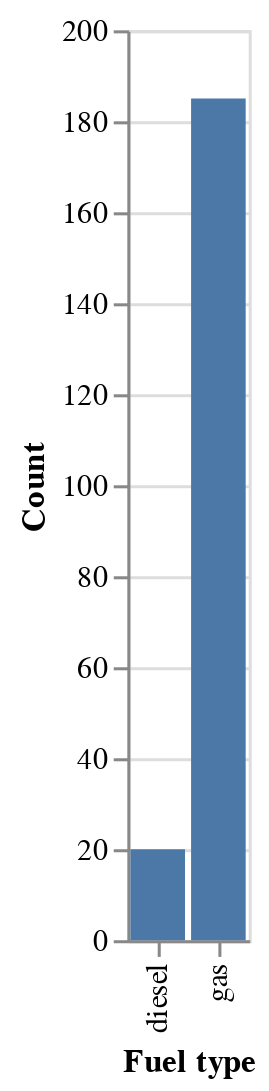

Here is the notebook cell this chart was saved with:
### Markdown cell above
Let's analyze the variable `fuel_type`, that has only two different values.

### Code cell
# Bar Chart of fuel_type
alt.Chart(df).mark_bar().encode(
    alt.X('fuel_type:N', title='Fuel type'),
    alt.Y('count()', title='Count')
)

### Figure 1 — Vega-Lite specification as saved in the notebook (floating-point values rounded to 4 significant figures; data arrays with more than 128 entries replaced by an {"elided": "..."} marker saying what was removed)
{"config": {"view": {"continuousWidth": 300, "continuousHeight": 300}}, "data": {"name": "data-387f081f80cceeb89d7db8f93752da3d"}, "mark": {"type": "bar"}, "encoding": {"x": {"field": "fuel_type", "title": "Fuel type", "type": "nominal"}, "y": {"aggregate": "count", "title": "Count", "type": "quantitative"}}, "$schema": "https://vega.github.io/schema/vega-lite/v5.16.3.json", "datasets": {"data-387f081f80cceeb89d7db8f93752da3d": {"elided": "205 records"}}}
